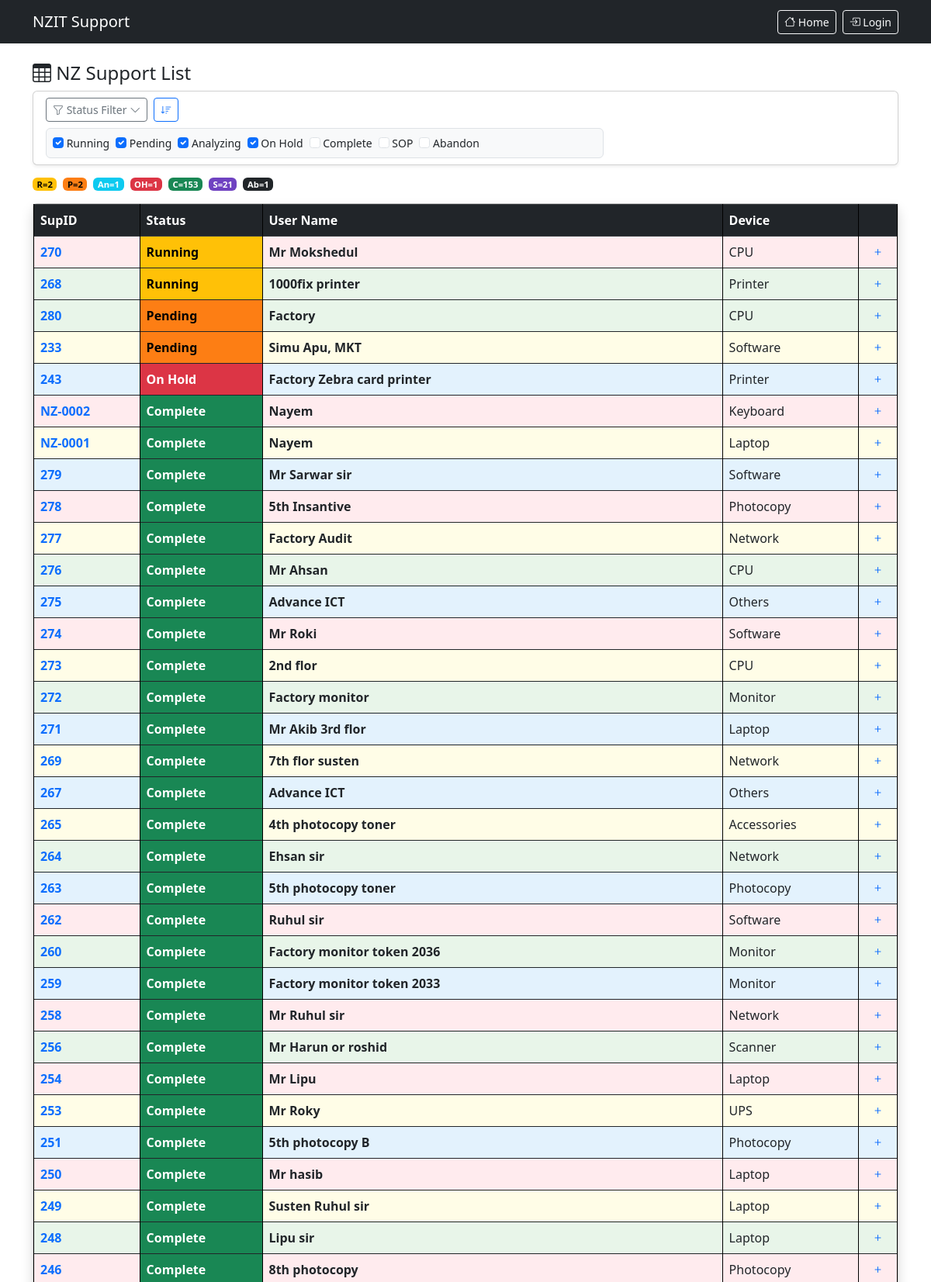
The page /nzsupportlist.php (upper part) on the database its author committed.
### tables this page shows
CREATE TABLE `nzsupportlist` (
  `id` int(11) NOT NULL AUTO_INCREMENT,
  `sup_id` varchar(50) NOT NULL,
  `status` varchar(50) DEFAULT 'Pending',
  `user_name` varchar(100) NOT NULL,
  `device` varchar(200) DEFAULT NULL,
  `support_person` varchar(100) DEFAULT NULL,
  `start_date` date DEFAULT NULL,
  `description` text DEFAULT NULL,
  `remarks` text DEFAULT NULL,
  `deadline` date DEFAULT NULL,
  `remaining_days` int(11) DEFAULT 0,
  `end_date` date DEFAULT NULL,
  `created_at` timestamp NOT NULL DEFAULT current_timestamp(),
  PRIMARY KEY (`id`)
);

### config.php (called while the page is built, shortened)
<?php
function isLoggedIn() {
    return isset($_SESSION['user_id']);
}

### nzsupportlist.php (the view, shortened to what this page needs)
<?php
require_once 'config.php';
$statuses = $conn->query("SELECT * FROM statuses ORDER BY sort_order");
$status_order = []; $colors = []; $text_colors = [];
if ($statuses && $statuses->num_rows > 0) {
    $statuses->data_seek(0);
    while ($s = $statuses->fetch_assoc()) {
        $status_order[$s['name']] = $s['abbreviation'] ?: substr($s['name'], 0, 2);
        $colors[$s['name']] = $s['color'];
        $text_colors[$s['name']] = $s['text_color'];
    }
}
$page = max(1, intval($_GET['page'] ?? 1));
$limit = 100;
$offset = ($page - 1) * $limit;
$raw_status = $_GET['status'] ?? [];
$selected_statuses = is_array($raw_status) ? $raw_status : [];
$where = [];
$where_clause = $where ? 'WHERE ' . implode(' AND ', $where) : '';
$data_sql = "SELECT * FROM nzsupportlist $where_clause ORDER BY id DESC LIMIT $limit OFFSET $offset";
$stmt = $conn->prepare($data_sql);
$stmt->execute();
$result = $stmt->get_result();
$status_counts = [];
$cnt_res = $conn->query("SELECT status, COUNT(*) AS cnt FROM nzsupportlist GROUP BY status");
if ($cnt_res) {
    while ($c = $cnt_res->fetch_assoc()) {
        $status_counts[$c['status']] = $c['cnt'];
    }
}
?>
<!DOCTYPE html>
<html lang="en">
<head>
    <link href="https://cdn.jsdelivr.net/npm/bootstrap@5.3.0/dist/css/bootstrap.min.css" rel="stylesheet">
    <link href="https://cdn.jsdelivr.net/npm/bootstrap-icons@1.11.0/font/bootstrap-icons.css" rel="stylesheet">
</head>
<body>
    <nav class="navbar navbar-expand-lg navbar-dark bg-dark">
        <div class="container">
            <a class="navbar-brand" href="index.php">NZIT Support</a>
            <div class="d-flex align-items-center gap-2">
                <?php if (isLoggedIn()): ?>
                    <span class="text-light me-2">
                        <i class="bi bi-person-circle"></i> <?= htmlspecialchars($_SESSION['username']) ?>
                        <?php if (isAdmin()): ?>
                            <span class="badge bg-danger ms-1">ADMIN</span>
                        <?php endif; ?>
                    </span>
                    <a href="index.php" class="btn btn-outline-light btn-sm">
                        <i class="bi bi-house"></i> Home
                    </a>
                    <?php if (isAdmin()): ?>
                        <a href="admin.php" class="btn btn-outline-warning btn-sm">
                            <i class="bi bi-gear"></i> Admin Panel
                        </a>
                    <?php endif; ?>
                    <a href="logout.php" class="btn btn-outline-light btn-sm">Logout</a>
                <?php else: ?>
                    <a href="index.php" class="btn btn-outline-light btn-sm">
                        <i class="bi bi-house"></i> Home
                    </a>
                    <a href="login.php" class="btn btn-outline-light btn-sm">
                        <i class="bi bi-box-arrow-in-right"></i> Login
                    </a>
                <?php endif; ?>
            </div>
        </div>
    </nav>
    <div class="container py-4">
        <div class="d-flex flex-wrap justify-content-between align-items-center mb-2 gap-2">
            <h4 class="mb-0"><i class="bi bi-table"></i> NZ Support List</h4>
        </div>
        <form method="get" class="card shadow-sm mb-3">
            <div class="card-body py-2 px-3">
                <div class="row g-2 align-items-center">
                    <div class="col-md-8">
                        <div class="d-flex flex-wrap align-items-center gap-2">
                            <button class="btn btn-outline-secondary btn-sm" type="button" data-bs-toggle="collapse" data-bs-target="#statusFilterCollapse">
                                <i class="bi bi-funnel"></i> Status Filter <i class="bi bi-chevron-down"></i>
                            </button>
                            <button class="btn btn-outline-primary btn-sm" type="button" onclick="sortByPriority()" title="Sort by Priority"><i class="bi bi-sort-down"></i></button>
                        </div>
                        <div class="collapse show mt-2" id="statusFilterCollapse">
                            <div class="d-flex flex-wrap align-items-center gap-2 p-2 border rounded bg-light">
                                <?php foreach ($status_order as $st_name => $st_abbr):
                                    $checked = in_array($st_name, $selected_statuses) || (empty($selected_statuses) && in_array($st_name, ['Running','Pending','Analyzing','On Hold']));
                                ?>
                                    <label class="form-check-label small" style="cursor:pointer">
                                        <input type="checkbox" name="status[]" class="form-check-input status-filter" value="<?= $st_name ?>" <?= $checked ? 'checked' : '' ?> onchange="this.form.submit()">
                                        <?= $st_name ?>
                                    </label>
                                <?php endforeach; ?>
                            </div>
                        </div>
                    </div>
                </div>
            </div>
        </form>
        <div class="d-flex flex-wrap align-items-center gap-2 mb-3">
            <?php foreach ($status_order as $status => $abbr): ?>
                <?php $cnt = $status_counts[$status] ?? 0; ?>
                <span class="badge fw-bold" style="padding:0.2rem 0.35rem;background:<?= $colors[$status] ?>;color:<?= $text_colors[$status] ?>;font-size:0.7rem;">
                    <?= $abbr ?>=<?= $cnt ?>
                </span>
            <?php endforeach; ?>
        </div>
        <div class="card shadow">
            <div class="card-body p-0">
                <div class="table-responsive">
                    <table class="table table-bordered table-hover mb-0">
                        <thead class="table-dark">
                            <tr>
                                <th>SupID</th>
                                <th>Status</th>
                                <th>User Name</th>
                                <th>Device</th>
                                <th width="50"></th>
                            </tr>
                        </thead>
                        <tbody>
                            <?php if ($result && $result->num_rows > 0): ?>
                                <?php $shade_idx = 0; while ($row = $result->fetch_assoc()): ?>
                                    <tr class="main-row shade-<?= $shade_idx ?>" data-id="<?= $row['id'] ?>">
                                        <td style="cursor:pointer;" class="sup-id-cell">
                                            <strong class="text-primary"><?= htmlspecialchars($row['sup_id']) ?></strong>
                                        </td>
                                        <?php
                                        $st = trim($row['status']);
                                        $bg = $colors[$st] ?? '#6c757d';
                                        $tc = $text_colors[$st] ?? '#fff';
                                        ?>
                                        <td class="status-cell" style="cursor:pointer;background:<?= $bg ?>;color:<?= $tc ?>;">
                                            <span class="status-badge fw-bold"><?= htmlspecialchars($row['status']) ?></span>
                                        </td>
                                        <td><strong><?= htmlspecialchars($row['user_name']) ?></strong></td>
                                        <td><?= htmlspecialchars($row['device']) ?></td>
                                        <td class="text-center" style="cursor:pointer;">
                                            <i class="bi bi-plus toggle-icon text-primary"></i>
                                        </td>
                                    </tr>
                                <?php $shade_idx = ($shade_idx + 1) % 4; endwhile; ?>
                            <?php endif; ?>
                        </tbody>
                    </table>
                </div>
            </div>
        </div>
    </div>
</body>
</html>

### nzsupportlist.php (style rules this page uses)
.main-row td { vertical-align: middle; }
.table-bordered, .table-bordered td, .table-bordered th { border-color: #000 !important; }
.table-bordered { border: none !important; }
.main-row.shade-0 td:not(.status-cell) { background: #ffebee; }
.main-row.shade-1 td:not(.status-cell) { background: #fffde7; }
.main-row.shade-2 td:not(.status-cell) { background: #e8f5e9; }
.main-row.shade-3 td:not(.status-cell) { background: #e3f2fd; }
.main-row { transition: all 0.2s ease; }
.status-cell { font-weight: 600; }
.table-responsive { overflow-x: auto; -webkit-overflow-scrolling: touch; }

### rows shown on the page
nzsupportlist: sup "NZ-0002", status "Complete", user_name "Nayem", device "Keyboard"
nzsupportlist: sup "NZ-0001", status "Complete", user_name "Nayem", device "Laptop"
nzsupportlist: sup "280", status "Pending", user_name "Factory", device "CPU"
nzsupportlist: sup "279", status "Complete", user_name "Mr Sarwar sir", device "Software"
nzsupportlist: sup "278", status "Complete", user_name "5th Insantive", device "Photocopy"
nzsupportlist: sup "277", status "Complete", user_name "Factory Audit", device "Network"
nzsupportlist: sup "276", status "Complete", user_name "Mr Ahsan", device "CPU"
nzsupportlist: sup "275", status "Complete", user_name "Advance ICT", device "Others"
nzsupportlist: sup "274", status "Complete", user_name "Mr Roki", device "Software"
nzsupportlist: sup "273", status "Complete", user_name "2nd flor", device "CPU"
nzsupportlist: sup "272", status "Complete", user_name "Factory monitor", device "Monitor"
nzsupportlist: sup "271", status "Complete", user_name "Mr Akib 3rd flor", device "Laptop"
nzsupportlist: sup "270", status "Running", user_name "Mr Mokshedul", device "CPU"
nzsupportlist: sup "269", status "Complete", user_name "7th flor susten", device "Network"
nzsupportlist: sup "268", status "Running", user_name "1000fix printer", device "Printer"
nzsupportlist: sup "267", status "Complete", user_name "Advance ICT", device "Others"
nzsupportlist: sup "265", status "Complete", user_name "4th photocopy toner", device "Accessories"
nzsupportlist: sup "264", status "Complete", user_name "Ehsan sir", device "Network"
nzsupportlist: sup "263", status "Complete", user_name "5th photocopy toner", device "Photocopy"
nzsupportlist: sup "262", status "Complete", user_name "Ruhul sir", device "Software"
nzsupportlist: sup "260", status "Complete", user_name "Factory monitor token 2036", device "Monitor"
nzsupportlist: sup "259", status "Complete", user_name "Factory monitor token 2033", device "Monitor"
nzsupportlist: sup "258", status "Complete", user_name "Mr Ruhul sir", device "Network"
nzsupportlist: sup "256", status "Complete", user_name "Mr Harun or roshid", device "Scanner"
nzsupportlist: sup "254", status "Complete", user_name "Mr Lipu", device "Laptop"
nzsupportlist: sup "253", status "Complete", user_name "Mr Roky", device "UPS"
nzsupportlist: sup "251", status "Complete", user_name "5th photocopy B", device "Photocopy"
nzsupportlist: sup "250", status "Complete", user_name "Mr hasib", device "Laptop"
nzsupportlist: sup "249", status "Complete", user_name "Susten Ruhul sir", device "Laptop"
nzsupportlist: sup "248", status "Complete", user_name "Lipu sir", device "Laptop"
nzsupportlist: sup "246", status "Complete", user_name "8th photocopy", device "Photocopy"
nzsupportlist: sup "243", status "On Hold", user_name "Factory Zebra card printer", device "Printer"
nzsupportlist: sup "233", status "Pending", user_name "Simu Apu, MKT", device "Software"

### other values the page prints
$st_name "Running"
$st_name "Pending"
$st_name "Analyzing"
$st_name "On Hold"
$st_name "Complete"
$st_name "SOP"
$st_name "Abandon"
$abbr "R"
$cnt "2"
$abbr "P"
$abbr "An"
$cnt "1"
$abbr "OH"
$abbr "C"
$cnt "153"
